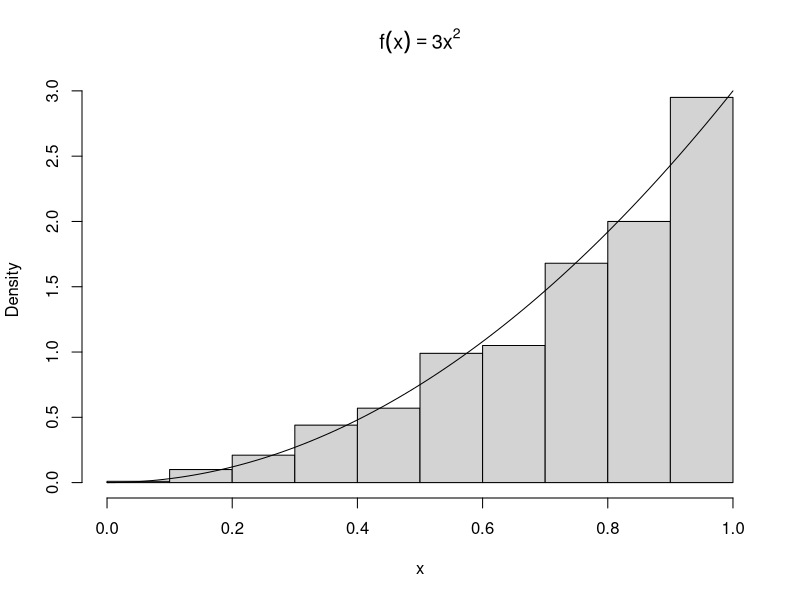
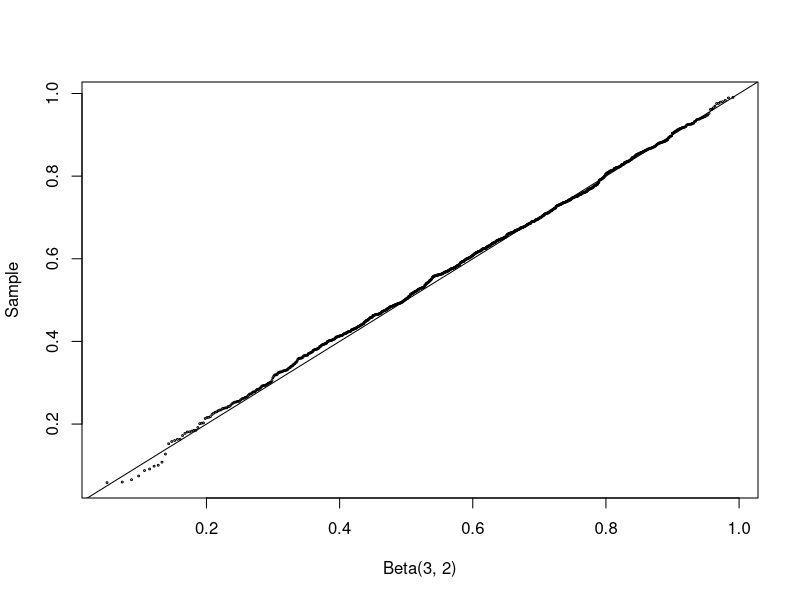
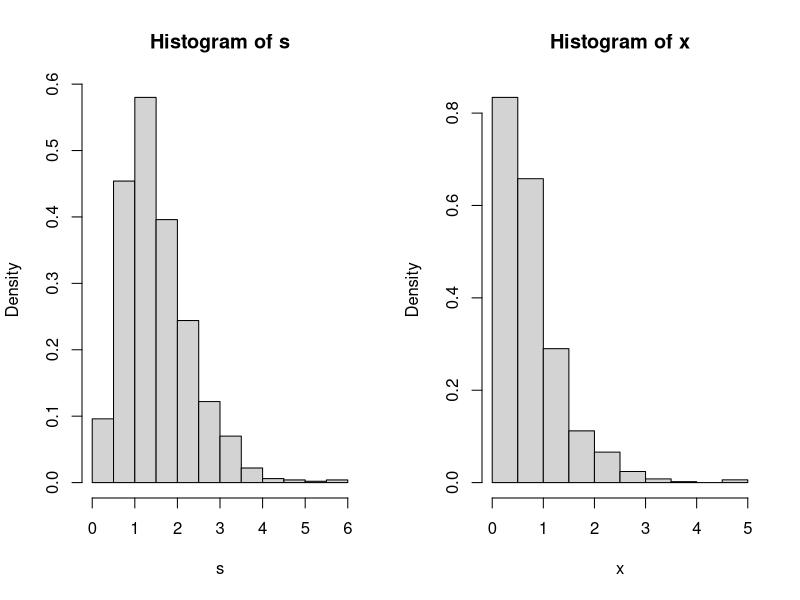
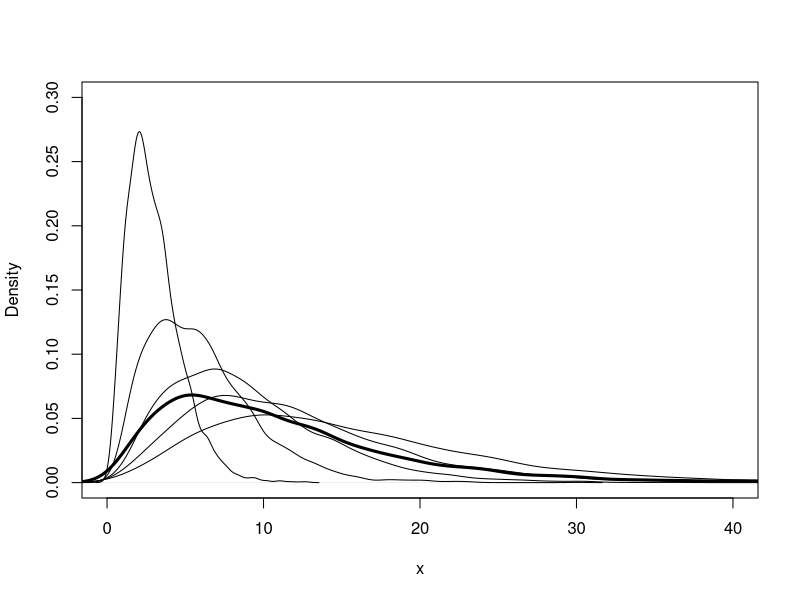
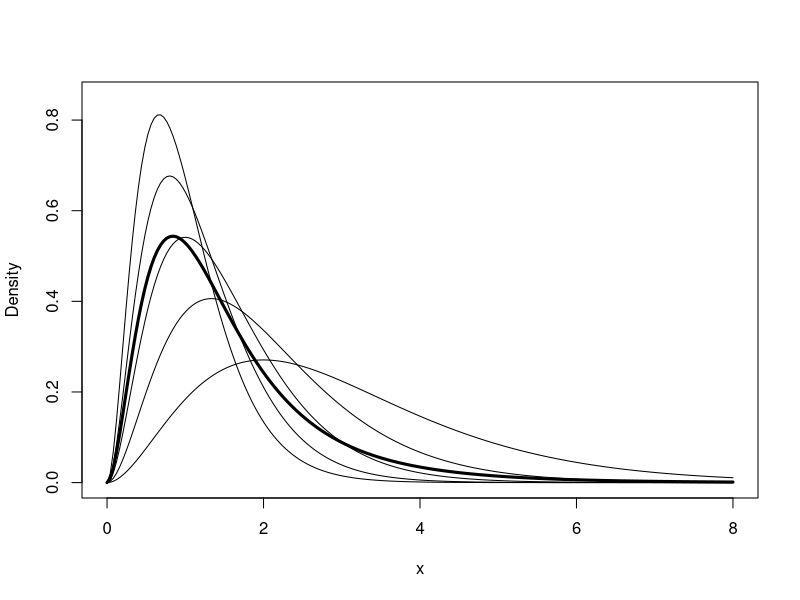
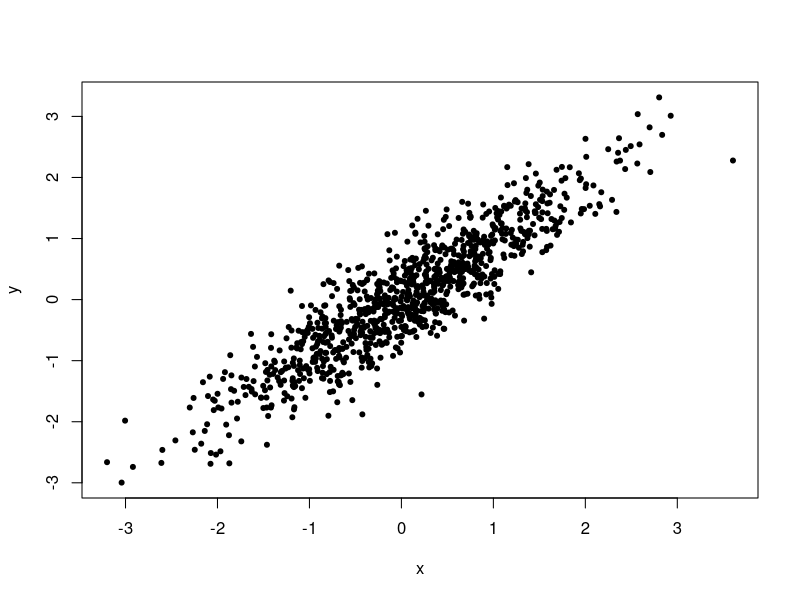
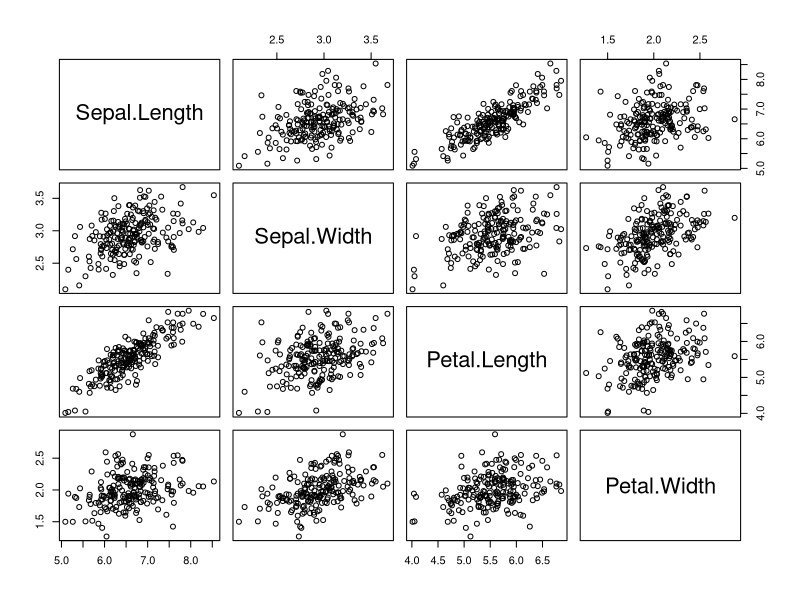
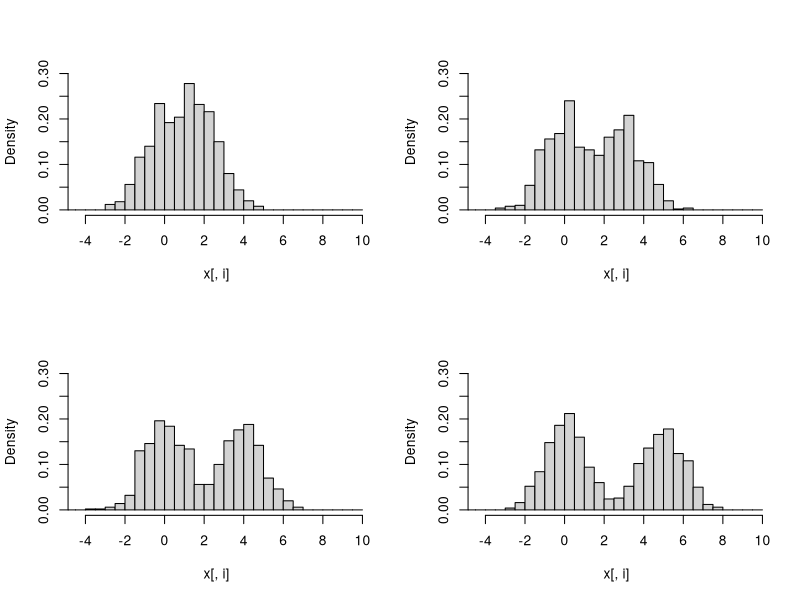

Source code (R) for these figures, in order:
    #######################################################
    ###       Statistical Computing with R              ###          
    ###       Maria L. Rizzo                            ###
    ###       Chapman & Hall / CRC                      ### 
    ###       ISBN 9781584885450                        ###
    ###                                                 ###
    ###       R code for Chapter 3 Examples             ###
    #######################################################

### Example 3.2 (Inverse transform method, continuous case)

    n <- 1000
    u <- runif(n)
    x <- u^(1/3)
    hist(x, prob = TRUE, main = bquote(f(x)==3*x^2)) #density histogram of sample
    y <- seq(0, 1, .01)
    lines(y, 3*y^2)    #density curve f(x)


### Example 3.4 (Two point distribution)

    n <- 1000
    p <- 0.4
    u <- runif(n)
    x <- as.integer(u > 0.6)   #(u > 0.6) is a logical vector

    mean(x)
    var(x)


### Example 3.5 (Geometric distribution)

    n <- 1000
    p <- 0.25
    u <- runif(n)
    k <- ceiling(log(1-u) / log(1-p)) - 1
    
    # more efficient
    k <- floor(log(u) / log(1-p))


### Example 3.6 (Logarithmic distribution)

    rlogarithmic <- function(n, theta) {
        #returns a random logarithmic(theta) sample size n
        u <- runif(n)
        #set the initial length of cdf vector
        N <- ceiling(-16 / log10(theta))
        k <- 1:N
        a <- -1/log(1-theta)
        fk <- exp(log(a) + k * log(theta) - log(k))
        Fk <- cumsum(fk)
        x <- integer(n)
        for (i in 1:n) {
            x[i] <- as.integer(sum(u[i] > Fk)) #F^{-1}(u)-1
            while (x[i] == N) {
                #if x==N we need to extend the cdf
                #very unlikely because N is large
                logf <- log(a) + (N+1)*log(theta) - log(N+1)
                fk <- c(fk, exp(logf))
                Fk <- c(Fk, Fk[N] + fk[N+1])
                N <- N + 1
                x[i] <- as.integer(sum(u[i] > Fk))
            }
        }
        x + 1
    }

    n <- 1000
    theta <- 0.5
    x <- rlogarithmic(n, theta)
    #compute density of logarithmic(theta) for comparison
    k <- sort(unique(x))
    p <- -1 / log(1 - theta) * theta^k / k
    se <- sqrt(p*(1-p)/n)   #standard error

    round(rbind(table(x)/n, p, se),3)


### Example 3.7 (Acceptance-rejection method)

    n <- 1000
    k <- 0      #counter for accepted
    j <- 0      #iterations
    y <- numeric(n)

    while (k < n) {
        u <- runif(1)
        j <- j + 1
        x <- runif(1)  #random variate from g
        if (x * (1-x) > u) {
            #we accept x
            k <- k + 1
            y[k] <- x
        }
    }

    j

    #compare empirical and theoretical percentiles
    p <- seq(.1, .9, .1)
    Qhat <- quantile(y, p)   #quantiles of sample
    Q <- qbeta(p, 2, 2)      #theoretical quantiles
    se <- sqrt(p * (1-p) / (n * dbeta(Q, 2, 2)^2)) #see Ch. 2
    round(rbind(Qhat, Q, se), 3)


### Example 3.8 (Beta distribution)

    n <- 1000
    a <- 3
    b <- 2
    u <- rgamma(n, shape=a, rate=1)
    v <- rgamma(n, shape=b, rate=1)
    x <- u / (u + v)

    q <- qbeta(ppoints(n), a, b)
    qqplot(q, x, cex=0.25, xlab="Beta(3, 2)", ylab="Sample")
    abline(0, 1)


### Example 3.9 (Logarithmic distribution, version 2)

    n <- 1000
    theta <- 0.5
    u <- runif(n)  #generate logarithmic sample
    v <- runif(n)
    x <- floor(1 + log(v) / log(1 - (1 - theta)^u))
    k <- 1:max(x)  #calc. logarithmic probs.
    p <- -1 / log(1 - theta) * theta^k / k
    se <- sqrt(p*(1-p)/n)
    p.hat <- tabulate(x)/n

    print(round(rbind(p.hat, p, se), 3))

    # The following function is a simple replacement for
    # rlogarithmic in Example 3.6

    rlogarithmic <- function(n, theta) {
        stopifnot(all(theta > 0 & theta < 1))
        th <- rep(theta, length=n)
        u <- runif(n)
        v <- runif(n)
        x <- floor(1 + log(v) / log(1 - (1 - th)^u))
        return(x)
    }


### Example 3.10 (Chisquare)

    n <- 1000
    nu <- 2
    X <- matrix(rnorm(n*nu), n, nu)^2 #matrix of sq. normals
    #sum the squared normals across each row: method 1
    y <- rowSums(X)
    #method 2
    y <- apply(X, MARGIN=1, FUN=sum)  #a vector length n
    mean(y)
    mean(y^2)


### Example 3.11 (Convolutions and mixtures)

    n <- 1000
    x1 <- rgamma(n, 2, 2)
    x2 <- rgamma(n, 2, 4)
    s <- x1 + x2              #the convolution
    u <- runif(n)
    k <- as.integer(u > 0.5)  #vector of 0's and 1's
    x <- k * x1 + (1-k) * x2  #the mixture

    par(mfcol=c(1,2))         #two graphs per page
    hist(s, prob=TRUE)
    hist(x, prob=TRUE)
    par(mfcol=c(1,1))         #restore display


### Example 3.12 (Mixture of several gamma distributions)
    # density estimates are plotted

    n <- 5000
    k <- sample(1:5, size=n, replace=TRUE, prob=(1:5)/15)
    rate <- 1/k
    x <- rgamma(n, shape=3, rate=rate)

    #plot the density of the mixture
    #with the densities of the components
    plot(density(x), xlim=c(0,40), ylim=c(0,.3),
        lwd=3, xlab="x", main="")
    for (i in 1:5)
        lines(density(rgamma(n, 3, 1/i)))


### Example 3.13 (Mixture of several gamma distributions)

    n <- 5000
    p <- c(.1,.2,.2,.3,.2)
    lambda <- c(1,1.5,2,2.5,3)
    k <- sample(1:5, size=n, replace=TRUE, prob=p)
    rate <- lambda[k]
    x <- rgamma(n, shape=3, rate=rate)


### Example 3.14 (Plot density of mixture)

    f <- function(x, lambda, theta) {
        #density of the mixture at the point x
        sum(dgamma(x, 3, lambda) * theta)
    }

    p <- c(.1,.2,.2,.3,.2)
    lambda <- c(1,1.5,2,2.5,3)

    x <- seq(0, 8, length=200)
    dim(x) <- length(x)  #need for apply

    #compute density of the mixture f(x) along x
    y <- apply(x, 1, f, lambda=lambda, theta=p)

    #plot the density of the mixture
    plot(x, y, type="l", ylim=c(0,.85), lwd=3, ylab="Density")

    for (j in 1:5) {
        #add the j-th gamma density to the plot
        y <- apply(x, 1, dgamma, shape=3, rate=lambda[j])
        lines(x, y)
    }


### Example 3.15 (Poisson-Gamma mixture)

    #generate a Poisson-Gamma mixture
    n <- 1000
    r <- 4
    beta <- 3
    lambda <- rgamma(n, r, beta) #lambda is random

    #now supply the sample of lambda's as the Poisson mean
    x <- rpois(n, lambda)        #the mixture

    #compare with negative binomial
    mix <- tabulate(x+1) / n
    negbin <- round(dnbinom(0:max(x), r, beta/(1+beta)), 3)
    se <- sqrt(negbin * (1 - negbin) / n)

    round(rbind(mix, negbin, se), 3)
    
    
### Example 3.16 (Spectral decomposition method)

    # mean and covariance parameters
    mu <- c(0, 0)
    Sigma <- matrix(c(1, .9, .9, 1), nrow = 2, ncol = 2)

    rmvn.eigen <-
    function(n, mu, Sigma) {
        # generate n random vectors from MVN(mu, Sigma)
        # dimension is inferred from mu and Sigma
        d <- length(mu)
        ev <- eigen(Sigma, symmetric = TRUE)
        lambda <- ev$values
        V <- ev$vectors
        R <- V %*% diag(sqrt(lambda)) %*% t(V)
        Z <- matrix(rnorm(n*d), nrow = n, ncol = d)
        X <- Z %*% R + matrix(mu, n, d, byrow = TRUE)
        X
    }

    # generate the sample
    X <- rmvn.eigen(1000, mu, Sigma)

    plot(X, xlab = "x", ylab = "y", pch = 20)
    print(colMeans(X))
    print(cor(X))


### Example 3.17 (SVD method)

    rmvn.svd <-
    function(n, mu, Sigma) {
        # generate n random vectors from MVN(mu, Sigma)
        # dimension is inferred from mu and Sigma
        d <- length(mu)
        S <- svd(Sigma)
        R <- S$u %*% diag(sqrt(S$d)) %*% t(S$v) #sq. root Sigma
        Z <- matrix(rnorm(n*d), nrow=n, ncol=d)
        X <- Z %*% R + matrix(mu, n, d, byrow=TRUE)
        X
    }
    

### Example 3.18 (Choleski factorization method)

    rmvn.Choleski <-
    function(n, mu, Sigma) {
        # generate n random vectors from MVN(mu, Sigma)
        # dimension is inferred from mu and Sigma
        d <- length(mu)
        Q <- chol(Sigma) # Choleski factorization of Sigma
        Z <- matrix(rnorm(n*d), nrow=n, ncol=d)
        X <- Z %*% Q + matrix(mu, n, d, byrow=TRUE)
        X
    }
    
    #generating the samples according to the mean and covariance 
    #structure as the four-dimensional iris virginica data
    y <- subset(x=iris, Species=="virginica")[, 1:4]
    mu <- colMeans(y)
    Sigma <- cov(y)
    mu
    Sigma

    #now generate MVN data with this mean and covariance
    X <- rmvn.Choleski(200, mu, Sigma)
    pairs(X)

### Example 3.19 (Comparing performance of MVN generators)

    library(MASS)
    library(mvtnorm)
    n <- 100          #sample size
    d <- 30           #dimension
    N <- 2000         #iterations
    mu <- numeric(d)

    set.seed(100)
    system.time(for (i in 1:N)
        rmvn.eigen(n, mu, cov(matrix(rnorm(n*d), n, d))))
    set.seed(100)
    system.time(for (i in 1:N)
        rmvn.svd(n, mu, cov(matrix(rnorm(n*d), n, d))))
    set.seed(100)
    system.time(for (i in 1:N)
        rmvn.Choleski(n, mu, cov(matrix(rnorm(n*d), n, d))))
    set.seed(100)
    system.time(for (i in 1:N)
        mvrnorm(n, mu, cov(matrix(rnorm(n*d), n, d))))
    set.seed(100)
    system.time(for (i in 1:N)
        rmvnorm(n, mu, cov(matrix(rnorm(n*d), n, d))))
    set.seed(100)
    system.time(for (i in 1:N)
        cov(matrix(rnorm(n*d), n, d)))

    detach(package:MASS)
    detach(package:mvtnorm)

### Example 3.20 (Multivariate normal mixture)

    library(MASS)  #for mvrnorm
    #ineffecient version loc.mix.0 with loops

    loc.mix.0 <- function(n, p, mu1, mu2, Sigma) {
        #generate sample from BVN location mixture
        X <- matrix(0, n, 2)

        for (i in 1:n) {
            k <- rbinom(1, size = 1, prob = p)
            if (k)
                X[i,] <- mvrnorm(1, mu = mu1, Sigma) else
                X[i,] <- mvrnorm(1, mu = mu2, Sigma)
            }
        return(X)
    }

    #more efficient version
    loc.mix <- function(n, p, mu1, mu2, Sigma) {
        #generate sample from BVN location mixture
        n1 <- rbinom(1, size = n, prob = p)
        n2 <- n - n1
        x1 <- mvrnorm(n1, mu = mu1, Sigma)
        x2 <- mvrnorm(n2, mu = mu2, Sigma)
        X <- rbind(x1, x2)            #combine the samples
        return(X[sample(1:n), ])      #mix them
    }

    x <- loc.mix(1000, .5, rep(0, 4), 2:5, Sigma = diag(4))
    r <- range(x) * 1.2
    par(mfrow = c(2, 2))
    for (i in 1:4)
        hist(x[ , i], xlim = r, ylim = c(0, .3), freq = FALSE,
        main = "", breaks = seq(-5, 10, .5))        

    detach(package:MASS)
    par(mfrow = c(1, 1))
    

### Example 3.21 (Generating variates on a sphere)

    runif.sphere <- function(n, d) {
        # return a random sample uniformly distributed
        # on the unit sphere in R ^d
        M <- matrix(rnorm(n*d), nrow = n, ncol = d)
        L <- apply(M, MARGIN = 1,
                   FUN = function(x){sqrt(sum(x*x))})
        D <- diag(1 / L)
        U <- D %*% M
        U
    }

    #generate a sample in d=2 and plot
    X <- runif.sphere(200, 2)
    par(pty = "s")
    plot(X, xlab = bquote(x[1]), ylab = bquote(x[2]))
    par(pty = "m")


### Example 3.22 (Poisson process)

    lambda <- 2
    t0 <- 3
    Tn <- rexp(100, lambda)       #interarrival times
    Sn <- cumsum(Tn)              #arrival times
    n <- min(which(Sn > t0))      #arrivals+1 in [0, t0]


### Example 3.23 (Poisson process, cont.)

    lambda <- 2
    t0 <- 3
    upper <- 100
    pp <- numeric(10000)
    for (i in 1:10000) {
        N <- rpois(1, lambda * upper)
        Un <- runif(N, 0, upper)      #unordered arrival times
        Sn <- sort(Un)                #arrival times
        n <- min(which(Sn > t0))      #arrivals+1 in [0, t0]
        pp[i] <- n - 1                #arrivals in [0, t0]
        }

    #alternately, the loop can be replaced by replicate function
    pp <- replicate(10000, expr = {
        N <- rpois(1, lambda * upper)
        Un <- runif(N, 0, upper)      #unordered arrival times
        Sn <- sort(Un)                #arrival times
        n <- min(which(Sn > t0))      #arrivals+1 in [0, t0]
        n - 1  })                     #arrivals in [0, t0]

    c(mean(pp), var(pp))


### Example 3.24 (Nonhomogeneous Poisson process)

    lambda <- 3
    upper <- 100
    N <- rpois(1, lambda * upper)
    Tn <- rexp(N, lambda)
    Sn <- cumsum(Tn)
    Un <- runif(N)
    keep <- (Un <= cos(Sn)^2)    #indicator, as logical vector
    Sn[keep]

    round(Sn[keep], 4)


### Example 3.25 (Renewal process)

    t0 <- 5
    Tn <- rgeom(100, prob = .2)   #interarrival times
    Sn <- cumsum(Tn)              #arrival times
    n <- min(which(Sn > t0))      #arrivals+1 in [0, t0]

    Nt0 <- replicate(1000, expr = {
        Sn <- cumsum(rgeom(100, prob = .2))
        min(which(Sn > t0)) - 1
        })
    table(Nt0)/1000
    Nt0

    t0 <- seq(0.1, 30, .1)
    mt <- numeric(length(t0))

    for (i in 1:length(t0)) {
        mt[i] <- mean(replicate(1000,
        {
        Sn <- cumsum(rgeom(100, prob = .2))
        min(which(Sn > t0[i])) - 1
        }))
    }
    plot(t0, mt, type = "l", xlab = "t", ylab = "mean")
    abline(0, .25)
    

### Example 3.26 (Symmetric random walk)

    n <- 400
    incr <- sample(c(-1, 1), size = n, replace = TRUE)
    S <- as.integer(c(0, cumsum(incr)))
    plot(0:n, S, type = "l", main = "", xlab = "i")

### Example 3.27 (Generator for the time until return to origin)
    
    set.seed(12345)
    
    #compute the probabilities directly
    n <- 1:10000
    p2n <- exp(lgamma(2*n-1)
              - log(n) - (2*n-1)*log(2) - 2*lgamma(n))
    #or compute using dbinom
    P2n <- (.5/n) * dbinom(n-1, size = 2*n-2, prob = 0.5)
    pP2n <- cumsum(P2n)

    #given n compute the time of the last return to 0 in (0,n]
    n <- 200
    sumT <- 0
    while (sumT <= n) {
        u <- runif(1)
        s <- sum(u > pP2n)
        if (s == length(pP2n))
            warning("T is truncated")
        Tj <- 2 * (1 + s)
        #print(c(Tj, sumT))
        sumT <- sumT + Tj
        }
    sumT - Tj
